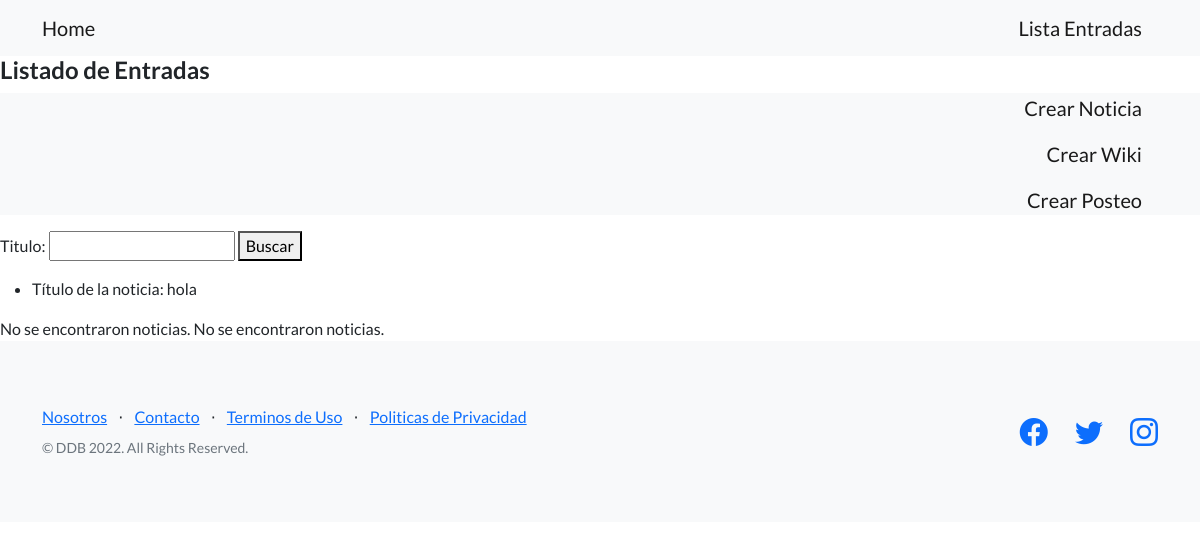
The page /noticias/ on the database as committed earlier.
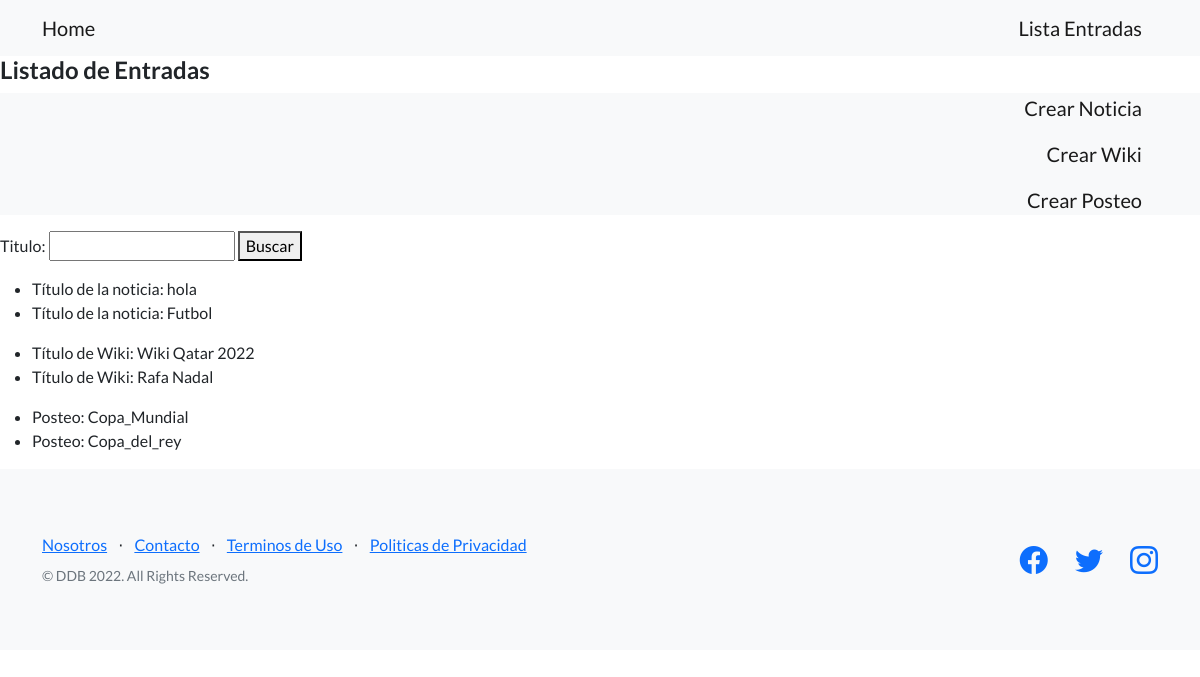
The same page on the database as committed later.
### blog/models.py (models this page shows)
class Noticia(models.Model):
    titulo = models.CharField(max_length=30)
    contenido = models.TextField()
    fecha_creacion = models.DateField(null=True)

class Referencia(models.Model):
    titulo = models.CharField(max_length=30)
    link = models.TextField()
    fecha_creacion = models.DateField(null=True)

class PublicacionRedes(models.Model):
    titulo = models.CharField(max_length=30)
    redsocial = models.TextField()
    fecha_creacion = models.DateField(null=True)

### blog/views.py (the view)
# urls.py: path('noticias/', listado_noticias, name='listado_noticias'),
def listado_noticias(request):
    listado_noticias = Noticia.objects.all()
    listado_referencias= Referencia.objects.all()
    listado_publicacionRedes=PublicacionRedes.objects.all()
    form = BusquedaNoticia()
    return render(request, 'listado_noticias.html', {'listado_noticias': listado_noticias,'listado_referencias': listado_referencias,'listado_publicacionRedes': listado_publicacionRedes, 'form' : form})

### blog/forms.py
class BusquedaNoticia(forms.Form):
    titulo = forms.CharField(max_length=30, required=False)

### templates/listado_noticias.html (shortened to what this page needs)
{% extends 'base.html' %}
{% block texto_header %}
<h4>
    Listado de Entradas
</h4>
{% endblock texto_header %}
{% block despues_del_header %}
<nav class="navbar-light bg-light static-top noticias">
    <div class="container">
        <a class="navbar-brand" href={% url 'crear_noticia' %}>Crear Noticia</a><ul></ul>
        <a class="navbar-brand" href={% url 'crear_referencia' %}>Crear Wiki</a><ul></ul>
        <a class="navbar-brand" href={% url 'crear_publicacionRedes' %}>Crear Posteo</a>
    </div>
</nav>
<p>
    <form action={% url 'busqueda_noticias' %}>
        {{form}}
        <button>Buscar</button>
</p>
<p>
    {% if listado_noticias %}
    <ul>
        {% for noticia in listado_noticias %}
        <li>Título de la noticia: {{noticia.titulo}}</li>
        {% endfor %}
    </ul>
    {% else %}
    No se encontraron noticias.
    {% endif %}
    {% if listado_referencias %}
    <ul>
        {% for referencia in listado_referencias %}
        <li>Título de Wiki: {{referencia.titulo}}</li>
        {% endfor %}
    </ul>
    {% else %}
    No se encontraron noticias.
    {% endif %}
    {% if listado_publicacionRedes %}
    <ul>
        {% for publicacionRedes in listado_publicacionRedes %}
        <li>Posteo: {{publicacionRedes.titulo}}</li>
        {% endfor %}
    </ul>
    {% else %}
    No se encontraron noticias.
    {% endif %}
{% endblock despues_del_header %}

### templates/base.html (shortened to what this page needs)
<!DOCTYPE html>
<html lang="en">
    <head>
        {% load static %}
        <link
            href="https://cdn.jsdelivr.net/npm/bootstrap-icons@1.5.0/font/bootstrap-icons.css"
            rel="stylesheet"
            type="text/css"
        />
        <link href={% static 'blog/css/styles.css' %} rel="stylesheet" />
    </head>
    <body>
        <nav class="navbar navbar-light bg-light static-top">
            <div class="container">
                <a class="navbar-brand" href={% url 'home' %}>Home</a>
                <a class="navbar-brand" href={% url 'listado_noticias' %}>Lista Entradas</a>
            </div>
        </nav>
        {% block header %}
            {% block texto_header %}
            {% endblock texto_header %}
        {% endblock header %}
        {% block despues_del_header%}
        {% endblock despues_del_header %}
        <footer class="footer bg-light">
            <div class="container">
                <div class="row">
                    <div class="col-lg-6 h-100 text-center text-lg-start my-auto">
                        <ul class="list-inline mb-2">
                            <li class="list-inline-item"><a href={% url 'nosotros' %}>Nosotros</a></li>
                            <li class="list-inline-item">⋅</li>
                            <li class="list-inline-item"><a href="#!">Contacto</a></li>
                            <li class="list-inline-item">⋅</li>
                            <li class="list-inline-item"><a href="#!">Terminos de Uso</a></li>
                            <li class="list-inline-item">⋅</li>
                            <li class="list-inline-item"><a href="#!">Politicas de Privacidad</a></li>
                        </ul>
                        <p class="text-muted small mb-4 mb-lg-0">&copy; DDB 2022. All Rights Reserved.</p>
                    </div>
                    <div class="col-lg-6 h-100 text-center text-lg-end my-auto">
                        <ul class="list-inline mb-0">
                            <li class="list-inline-item me-4">
                                <a href="#!"><i class="bi-facebook fs-3"></i></a>
                            </li>
                            <li class="list-inline-item me-4">
                                <a href="https://twitter.com/?lang=es"><i class="bi-twitter fs-3"></i></a>
                            </li>
                            <li class="list-inline-item">
                                <a href="#!"><i class="bi-instagram fs-3"></i></a>
                            </li>
                        </ul>
                    </div>
                </div>
            </div>
        </footer>
    </body>
</html>

Rows that differ between the two databases and show on the page:
added Noticia: titulo "Futbol"
added Referencia: titulo "Wiki Qatar 2022"
added Referencia: titulo "Rafa Nadal"
added PublicacionRedes: titulo "Copa_Mundial"
added PublicacionRedes: titulo "Copa_del_rey"
Other text that changed with them:
text no longer shown: "No se encontraron noticias. No se encontraron noticias."
